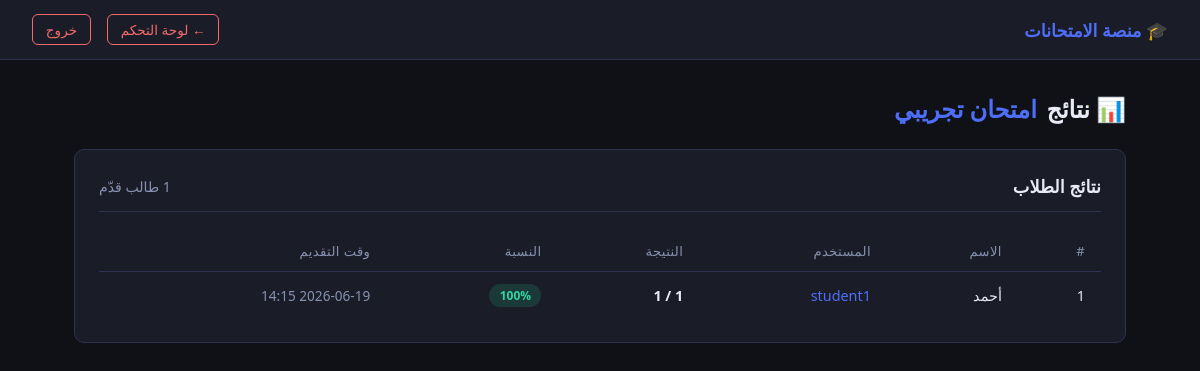
Screenshot of /teacher/exams/1/results (signed in) with the database file from the repository.
### tables this page shows
CREATE TABLE exams (
            id          INTEGER PRIMARY KEY AUTOINCREMENT,
            title       TEXT NOT NULL,
            description TEXT,
            created_at  TEXT DEFAULT (datetime('now')),
            is_active   INTEGER DEFAULT 1
        );

CREATE TABLE submissions (
            id          INTEGER PRIMARY KEY AUTOINCREMENT,
            student_id  INTEGER NOT NULL,
            exam_id     INTEGER NOT NULL,
            score       INTEGER NOT NULL,
            total       INTEGER NOT NULL,
            submitted_at TEXT DEFAULT (datetime('now')),
            UNIQUE(student_id, exam_id),
            FOREIGN KEY(student_id) REFERENCES users(id),
            FOREIGN KEY(exam_id) REFERENCES exams(id)
        );

CREATE TABLE users (
            id        INTEGER PRIMARY KEY AUTOINCREMENT,
            username  TEXT UNIQUE NOT NULL,
            password  TEXT NOT NULL,
            role      TEXT NOT NULL CHECK(role IN ('teacher','student')),
            full_name TEXT
        );

### app.py (the view)
@app.route('/teacher/exams/<int:eid>/results')
@teacher_required
def exam_results(eid):
    with get_db() as db:
        exam    = db.execute("SELECT * FROM exams WHERE id=?", (eid,)).fetchone()
        results = db.execute("""
            SELECT u.full_name, u.username, s.score, s.total, s.submitted_at
            FROM submissions s JOIN users u ON s.student_id=u.id
            WHERE s.exam_id=? ORDER BY s.submitted_at DESC
        """, (eid,)).fetchall()
    return render_template('exam_results.html', exam=exam, results=results)

### app.py (called while the page is built)
def get_db():
    conn = sqlite3.connect(DB_PATH)
    conn.row_factory = sqlite3.Row
    return conn

def teacher_required(f):
    @wraps(f)
    def w(*a, **kw):
        if session.get('role') != 'teacher':
            return redirect(url_for('login'))
        return f(*a, **kw)
    return w

### templates/exam_results.html (shortened to what this page needs)
<!DOCTYPE html>
<html lang="ar" dir="rtl">
<head>
  <link rel="stylesheet" href="{{ url_for('static', filename='css/style.css') }}">
</head>
<body>
<nav>
  <div class="nav-brand">🎓 منصة الامتحانات</div>
  <div class="nav-user">
    <a href="/teacher">← لوحة التحكم</a>
    <a href="/logout">خروج</a>
  </div>
</nav>
<div class="container">
  <div class="page-title">📊 نتائج <span>{{ exam.title }}</span></div>
  <div class="card">
    <div class="card-header">
      <span class="card-title">نتائج الطلاب</span>
      <span style="color:var(--muted); font-size:.88rem;">{{ results|length }} طالب قدّم</span>
    </div>
    {% if results %}
    <table>
      <thead>
        <tr>
          <th>#</th>
          <th>الاسم</th>
          <th>المستخدم</th>
          <th>النتيجة</th>
          <th>النسبة</th>
          <th>وقت التقديم</th>
        </tr>
      </thead>
      <tbody>
        {% for r in results %}
        {% set pct = (r.score / r.total * 100)|int if r.total > 0 else 0 %}
        <tr>
          <td>{{ loop.index }}</td>
          <td>{{ r.full_name }}</td>
          <td style="color:var(--accent)">{{ r.username }}</td>
          <td><strong>{{ r.score }} / {{ r.total }}</strong></td>
          <td>
            <span class="badge {{ 'badge-green' if pct >= 50 else 'badge-red' }}">
              {{ pct }}%
            </span>
          </td>
          <td style="color:var(--muted); font-size:.85rem;">{{ r.submitted_at[:16] }}</td>
        </tr>
        {% endfor %}
      </tbody>
    </table>
    {% else %}
    <div class="empty">لم يقدّم أي طالب هذا الامتحان بعد</div>
    {% endif %}
  </div>
</div>
</body>
</html>

### static/css/style.css (style rules this page uses)
:root { --bg: #0f1117; --surface: #1a1d27; --surface2: #22263a; --border: #2e3250; --accent: #4f6ef7; --accent-dim: #3a52c4; --success: #2dd4a0; --danger: #f26b6b; --warn: #f5a623; --text: #e8eaf6; --muted: #8892b0; --radius: 10px; --font: 'Segoe UI', Tahoma, Arial, sans-serif; }
* { box-sizing: border-box; margin: 0; padding: 0; }
body { font-family: var(--font); background: var(--bg); color: var(--text); direction: rtl; min-height: 100vh; }
nav { background: var(--surface); border-bottom: 1px solid var(--border); padding: 0 2rem; display: flex; align-items: center; justify-content: space-between; height: 60px; position: sticky; top: 0; z-index: 100; }
.nav-brand { font-size: 1.1rem; font-weight: 700; color: var(--accent); display: flex; align-items: center; gap: .5rem; }
.nav-user { display: flex; align-items: center; gap: 1rem; font-size: .9rem; color: var(--muted); }
.nav-user a { color: var(--danger); text-decoration: none; font-size: .85rem; border: 1px solid var(--danger); padding: .3rem .8rem; border-radius: 6px; transition: background .2s; }
.container { max-width: 1100px; margin: 0 auto; padding: 2rem 1.5rem; }
.card { background: var(--surface); border: 1px solid var(--border); border-radius: var(--radius); padding: 1.5rem; margin-bottom: 1.5rem; }
.card-header { display: flex; align-items: center; justify-content: space-between; margin-bottom: 1.2rem; padding-bottom: .8rem; border-bottom: 1px solid var(--border); }
.card-title { font-size: 1.1rem; font-weight: 600; }
table { width: 100%; border-collapse: collapse; font-size: .9rem; }
th, td { padding: .7rem 1rem; border-bottom: 1px solid var(--border); text-align: right; }
th { color: var(--muted); font-weight: 500; font-size: .82rem; text-transform: uppercase; letter-spacing:.03em; }
tr:last-child td { border-bottom: none; }
.badge { display: inline-block; padding: .2rem .65rem; border-radius: 99px; font-size: .75rem; font-weight: 600; }
.badge-green { background: rgba(45,212,160,.15); color: var(--success); }
.page-title { font-size: 1.5rem; font-weight: 700; margin-bottom: 1.5rem; display: flex; align-items: center; gap: .6rem; }
.page-title span { color: var(--accent); }

### rows the page displays
exams: title "امتحان تجريبي"
submissions: full_name "أحمد", username "student1", total "1", pct "100", submitted_at "2026-06-19 14:15"
